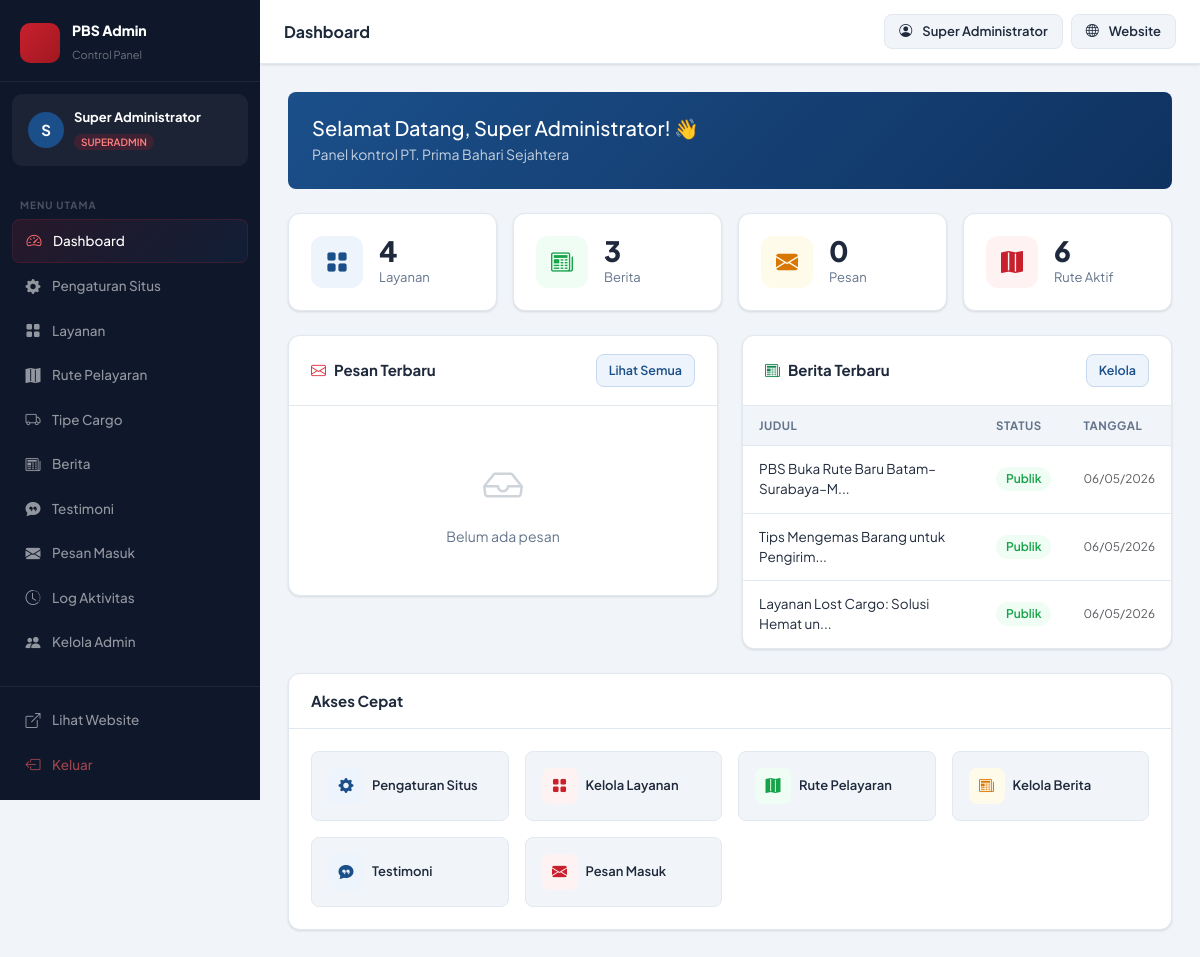
Page /admin/dashboard.php (signed in) on the earlier database version.
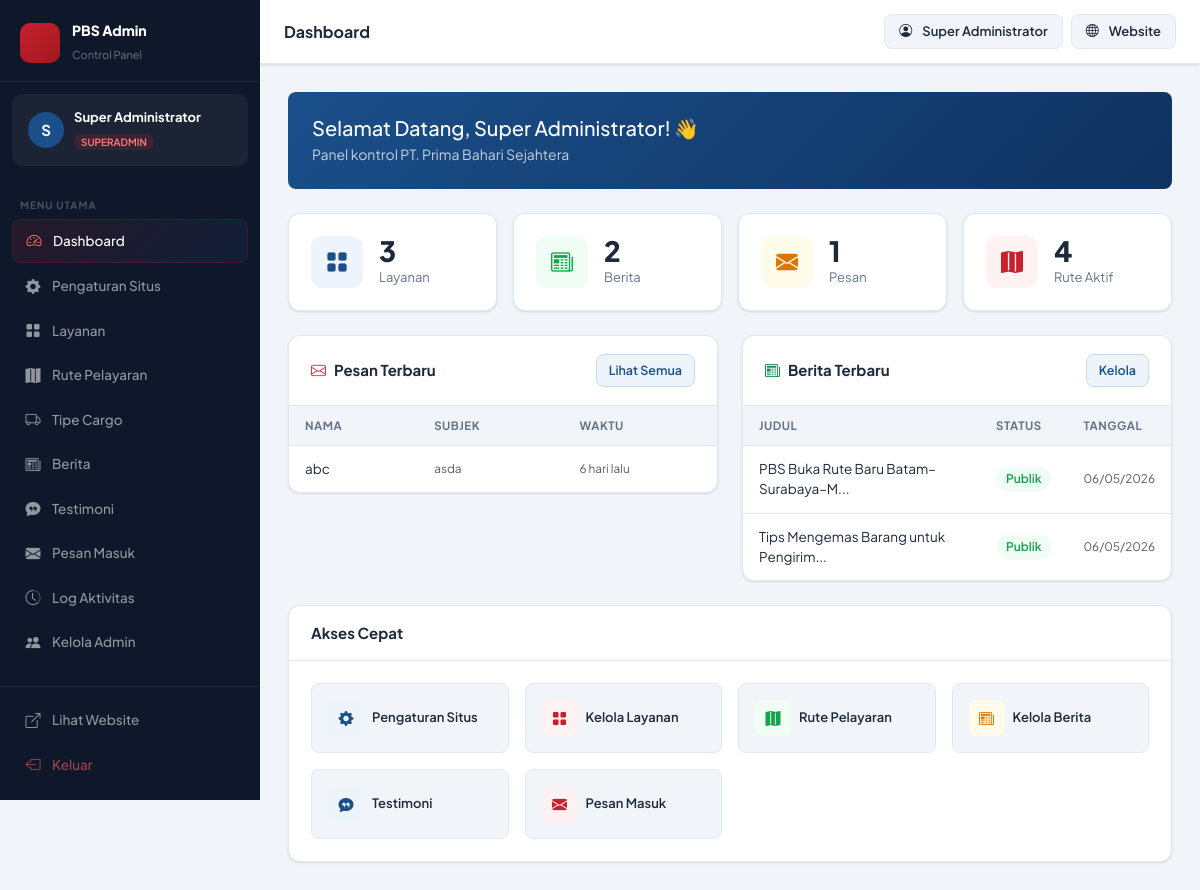
Same page on the later database version.
### tables this page shows
CREATE TABLE `news`  (
  `id` int NOT NULL AUTO_INCREMENT,
  `title` varchar(300) NOT NULL,
  `slug` varchar(300) NOT NULL,
  `image` varchar(255) NULL DEFAULT NULL,
  `excerpt` text NULL,
  `content` longtext NULL,
  `author` varchar(100) NULL DEFAULT 'Admin PBS',
  `category` varchar(100) NULL DEFAULT 'Berita',
  `tags` varchar(500) NULL DEFAULT NULL,
  `is_published` tinyint(1) NULL DEFAULT 1,
  `published_at` datetime NULL DEFAULT current_timestamp,
  `created_at` timestamp NOT NULL DEFAULT current_timestamp,
  `updated_at` timestamp NOT NULL DEFAULT current_timestamp ON UPDATE CURRENT_TIMESTAMP,
  PRIMARY KEY (`id`) USING BTREE,
  UNIQUE INDEX `slug`(`slug` ASC) USING BTREE
);

CREATE TABLE `messages`  (
  `id` int NOT NULL AUTO_INCREMENT,
  `name` varchar(100) NOT NULL,
  `email` varchar(100) NULL DEFAULT NULL,
  `phone` varchar(30) NULL DEFAULT NULL,
  `subject` varchar(200) NULL DEFAULT NULL,
  `message` text NOT NULL,
  `cargo_type` varchar(50) NULL DEFAULT 'Lainnya',
  `cargo_type_id` int NULL DEFAULT NULL,
  `is_read` tinyint(1) NULL DEFAULT 0,
  `is_replied` tinyint(1) NULL DEFAULT 0,
  `created_at` timestamp NOT NULL DEFAULT current_timestamp,
  PRIMARY KEY (`id`) USING BTREE,
  INDEX `fk_msg_cargo`(`cargo_type_id` ASC) USING BTREE,
  CONSTRAINT `fk_msg_cargo` FOREIGN KEY (`cargo_type_id`) REFERENCES `cargo_types` (`id`) ON DELETE SET NULL ON UPDATE RESTRICT
);

### includes/functions.php (called while the page is built, shortened)
<?php
function timeAgo(string $datetime): string {
    $diff = time() - strtotime($datetime);
    if ($diff < 604800)  return floor($diff/86400) . ' hari lalu';
    return date('d M Y', strtotime($datetime));
}
function truncate(string $text, int $length = 120): string {
    $text = strip_tags($text);
    if (mb_strlen($text) <= $length) return $text;
    return mb_substr($text, 0, $length) . '...';
}

### admin/dashboard.php (the view, shortened to what the changed rows need)
<?php
require_once dirname(__DIR__) . '/includes/functions.php';
$pdo   = getPDO();
$counts = [
    'services'     => $pdo->query("SELECT COUNT(*) FROM services")->fetchColumn(),
    'news'         => $pdo->query("SELECT COUNT(*) FROM news")->fetchColumn(),
    'messages'     => $pdo->query("SELECT COUNT(*) FROM messages")->fetchColumn(),
    'new_messages' => $pdo->query("SELECT COUNT(*) FROM messages WHERE is_read = 0")->fetchColumn(),
    'routes'       => $pdo->query("SELECT COUNT(*) FROM routes WHERE is_active=1")->fetchColumn(),
    'testimonials' => $pdo->query("SELECT COUNT(*) FROM testimonials WHERE is_active=1")->fetchColumn(),
];
$recentMessages = $pdo->query("SELECT * FROM messages ORDER BY created_at DESC LIMIT 5")->fetchAll();
$recentNews     = $pdo->query("SELECT * FROM news ORDER BY created_at DESC LIMIT 5")->fetchAll();
?>
<!DOCTYPE html>
<html lang="id">
<head>
    <link rel="stylesheet" href="https://cdn.jsdelivr.net/npm/bootstrap@5.3.3/dist/css/bootstrap.min.css">
    <link rel="stylesheet" href="https://cdn.jsdelivr.net/npm/bootstrap-icons@1.11.3/font/bootstrap-icons.min.css">
    <link rel="stylesheet" href="<?= BASE_URL ?>/admin/assets/admin.css">
</head>
<body>
<div class="adm-layout">
    <?php include __DIR__ . '/includes/sidebar.php'; ?>
    <div class="adm-main">
        <div class="adm-content">
            <div class="row g-3 mb-4">
                <div class="col-6 col-lg-3">
                    <div class="stat-card">
                        <div><div class="stat-val"><?= $counts['services'] ?></div><div class="stat-lbl">Layanan</div></div>
                    </div>
                </div>
                <div class="col-6 col-lg-3">
                    <div class="stat-card">
                        <div><div class="stat-val"><?= $counts['news'] ?></div><div class="stat-lbl">Berita</div></div>
                    </div>
                </div>
                <div class="col-6 col-lg-3">
                    <div class="stat-card">
                        <div>
                            <div class="stat-val"><?= $counts['messages'] ?></div>
                            <div class="stat-lbl">Pesan <?php if($counts['new_messages']>0): ?><span class="badge bg-danger"><?= $counts['new_messages'] ?> baru</span><?php endif; ?></div>
                        </div>
                    </div>
                </div>
                <div class="col-6 col-lg-3">
                    <div class="stat-card">
                        <div><div class="stat-val"><?= $counts['routes'] ?></div><div class="stat-lbl">Rute Aktif</div></div>
                    </div>
                </div>
            </div>
            <div class="row g-4">
                <div class="col-lg-6">
                    <div class="adm-card">
                        <?php if (empty($recentMessages)): ?>
                        <div class="empty-state"><i class="bi bi-inbox"></i><p>Belum ada pesan</p></div>
                        <?php else: ?>
                        <table class="adm-table">
                            <thead><tr><th>Nama</th><th>Subjek</th><th>Waktu</th></tr></thead>
                            <tbody>
                            <?php foreach ($recentMessages as $m): ?>
                            <tr>
                                <td><?= htmlspecialchars($m['name']) ?><?php if(!$m['is_read']): ?> <span class="adm-badge red ms-1">Baru</span><?php endif; ?></td>
                                <td class="text-muted small"><?= htmlspecialchars(truncate($m['subject'] ?? 'Pesan', 30)) ?></td>
                                <td class="text-muted small"><?= timeAgo($m['created_at']) ?></td>
                            </tr>
                            <?php endforeach; ?>
                            </tbody>
                        </table>
                        <?php endif; ?>
                    </div>
                </div>
                <div class="col-lg-6">
                    <div class="adm-card">
                        <?php if (empty($recentNews)): ?>
                        <div class="empty-state"><i class="bi bi-newspaper"></i><p>Belum ada berita</p></div>
                        <?php else: ?>
                        <table class="adm-table">
                            <thead><tr><th>Judul</th><th>Status</th><th>Tanggal</th></tr></thead>
                            <tbody>
                            <?php foreach ($recentNews as $n): ?>
                            <tr>
                                <td><?= htmlspecialchars(truncate($n['title'], 35)) ?></td>
                                <td><span class="adm-badge <?= $n['is_published'] ? 'green' : 'gray' ?>"><?= $n['is_published'] ? 'Publik' : 'Draft' ?></span></td>
                                <td class="text-muted small"><?= date('d/m/Y', strtotime($n['created_at'])) ?></td>
                            </tr>
                            <?php endforeach; ?>
                            </tbody>
                        </table>
                        <?php endif; ?>
                    </div>
                </div>
                <div class="col-12">
                    <div class="adm-card">
                        <div class="adm-card-body">
                            <div class="row g-3">
                                <?php
                                $quick = [
                                    ['href'=>'settings.php',     'icon'=>'bi-gear-fill',       'label'=>'Pengaturan Situs',  'color'=>'blue'],
                                    ['href'=>'services.php',     'icon'=>'bi-grid-fill',       'label'=>'Kelola Layanan',    'color'=>'red'],
                                    ['href'=>'routes.php',       'icon'=>'bi-map-fill',        'label'=>'Rute Pelayaran',    'color'=>'green'],
                                    ['href'=>'news.php',         'icon'=>'bi-newspaper',       'label'=>'Kelola Berita',     'color'=>'yellow'],
                                    ['href'=>'testimonials.php', 'icon'=>'bi-chat-quote-fill', 'label'=>'Testimoni',         'color'=>'blue'],
                                    ['href'=>'messages.php',     'icon'=>'bi-envelope-fill',   'label'=>'Pesan Masuk',       'color'=>'red'],
                                ];
                                foreach ($quick as $q): ?>
                                <div class="col-6 col-md-4 col-lg-3">
                                    <a href="<?= BASE_URL ?>/admin/<?= $q['href'] ?>" class="d-flex align-items-center gap-2 p-3 rounded-3 text-decoration-none"
                                       style="background:var(--adm-bg);border:1px solid var(--adm-border);transition:all .2s;"
                                       onmouseover="this.style.background='white';this.style.borderColor='var(--adm-blue)'"
                                       onmouseout="this.style.background='var(--adm-bg)';this.style.borderColor='var(--adm-border)'">
                                        <div class="stat-icon-wrap <?= $q['color'] ?>" style="width:36px;height:36px;font-size:15px;border-radius:8px;">
                                            <i class="bi <?= $q['icon'] ?>"></i>
                                        </div>
                                        <span style="font-size:13px;font-weight:600;color:var(--adm-text);"><?= $q['label'] ?></span>
                                    </a>
                                </div>
                                <?php endforeach; ?>
                            </div>
                        </div>
                    </div>
                </div>
            </div>
        </div>
    </div>
</div>
</body>
</html>

### admin/includes/sidebar.php (shortened to what the changed rows need)
<?php
$admin = currentAdmin();
$currentFile = basename($_SERVER['PHP_SELF'], '.php');
$menus = [
    ['file' => 'dashboard',    'icon' => 'bi-speedometer2',    'label' => 'Dashboard'],
    ['file' => 'settings',     'icon' => 'bi-gear-fill',       'label' => 'Pengaturan Situs'],
    ['file' => 'services',     'icon' => 'bi-grid-fill',       'label' => 'Layanan'],
    ['file' => 'routes',       'icon' => 'bi-map-fill',        'label' => 'Rute Pelayaran'],
    ['file' => 'cargo_types', 'icon' => 'bi bi-truck',        'label' => 'Tipe Cargo'],
    ['file' => 'news',         'icon' => 'bi-newspaper',       'label' => 'Berita'],
    ['file' => 'testimonials', 'icon' => 'bi-chat-quote-fill', 'label' => 'Testimoni'],
    ['file' => 'messages',     'icon' => 'bi-envelope-fill',   'label' => 'Pesan Masuk'],
];
if ($admin['role'] === 'superadmin') {
    $menus[] = [
        'file' => 'activity_log',
        'icon' => 'bi-clock-history',
        'label' => 'Log Aktivitas'
    ];
    $menus[] = [
        'file' => 'admins',
        'icon' => 'bi-people-fill',
        'label' => 'Kelola Admin'
    ];
}
?>
<div class="pbs-sidebar" id="pbsSidebar">
    <nav class="sidebar-nav">
        <?php foreach ($menus as $m): ?>
        <a href="<?= BASE_URL ?>/admin/<?= $m['file'] ?>.php"
           class="sidebar-nav-item <?= $currentFile === $m['file'] ? 'active' : '' ?>">
            <i class="bi <?= $m['icon'] ?>"></i>
            <span><?= $m['label'] ?></span>
        </a>
        <?php endforeach; ?>
    </nav>
</div>

Differences in the rows shown:
removed news: title "Layanan Lost Cargo: Solusi Hemat un...", is_published "Publik", created_at "06/05/2026"
added messages: name "abc", subject "asda", created_at "6 hari lalu"
Other differences:
$counts['services']: "4" → "3"
$counts['news']: "3" → "2"
$counts['messages']: "0" → "1"
$counts['routes']: "6" → "4"
text no longer shown: "Belum ada pesan"
text now shown: "NAMA SUBJEK WAKTU"
